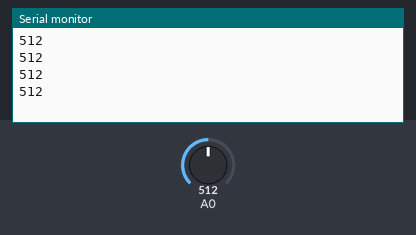
Recording of a sketch running on a simulated Arduino Uno, built with avr-gcc and run on an emulated ATmega328P. Parts: the last lines printed to the serial monitor. The test bench sets the inputs (shaded band); at power-on: A0 = 512.

Above: at 1.2 s.
1.3 s: A0 set to 716
At 1.71 s:
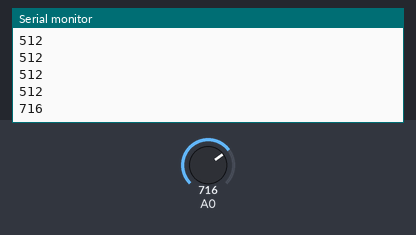
2.8 s: A0 set to 900
At 2.91 s:
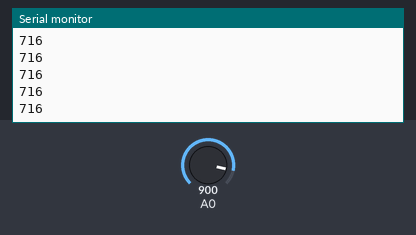
Timing chart, 0 to 5.8 s (numbered marks = the images above; inputs shaded):
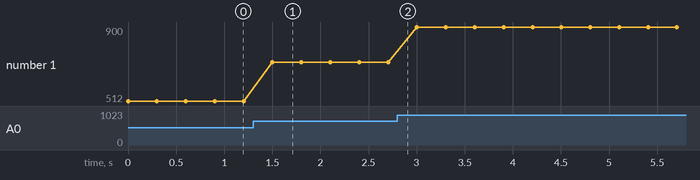

Measured:
- after the input at 1.3 s, the serial monitor: prints a new line after 0.20 s (image 1)
- plotted number 1: 512 → 716 after the input at 1.3 s, 716 → 900 after the input at 2.8 s

The sketch:

ledRead.ino
```cpp
int sensorValue1;

int led1 = 2;

int light =240;

void setup(){

 Serial.begin(9600);

// pinMode(led1,OUTPUT);
 //digitalWrite(led1,LOW);
  //pinMode();
}


void loop(){


  sensorValue1 = analogRead(A0);

  Serial.println(sensorValue1,DEC);

  //if(sensorValue1 >=light){

  //digitalWrite(led1,HIGH);
  //}


  delay(300);

}
```
